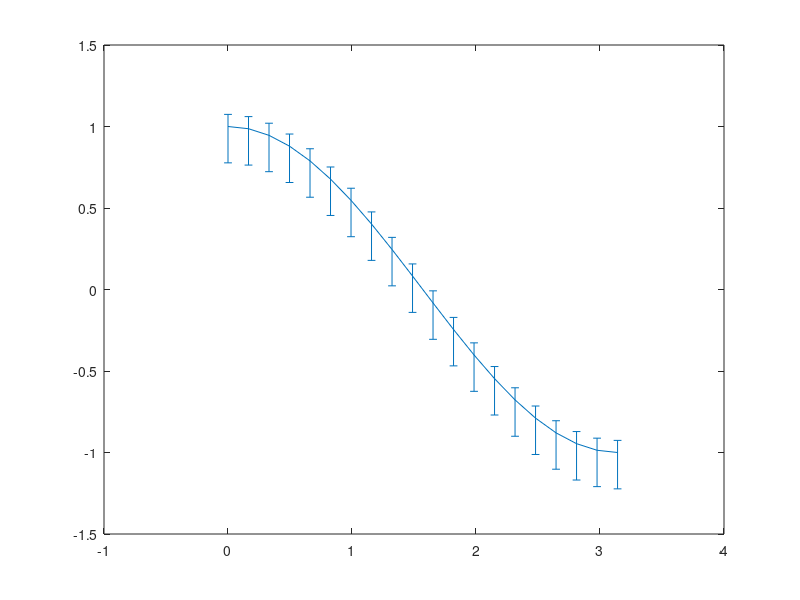

This figure's MATLAB source:
echo on
% cap3_loglog_exemplo( )
x=linspace(0,pi,20);
y=cos(x);
ei=std(y)*0.3*ones(1,20);
es=std(y)*0.1*ones(1,20);
errorbar(x,y,ei,es)
